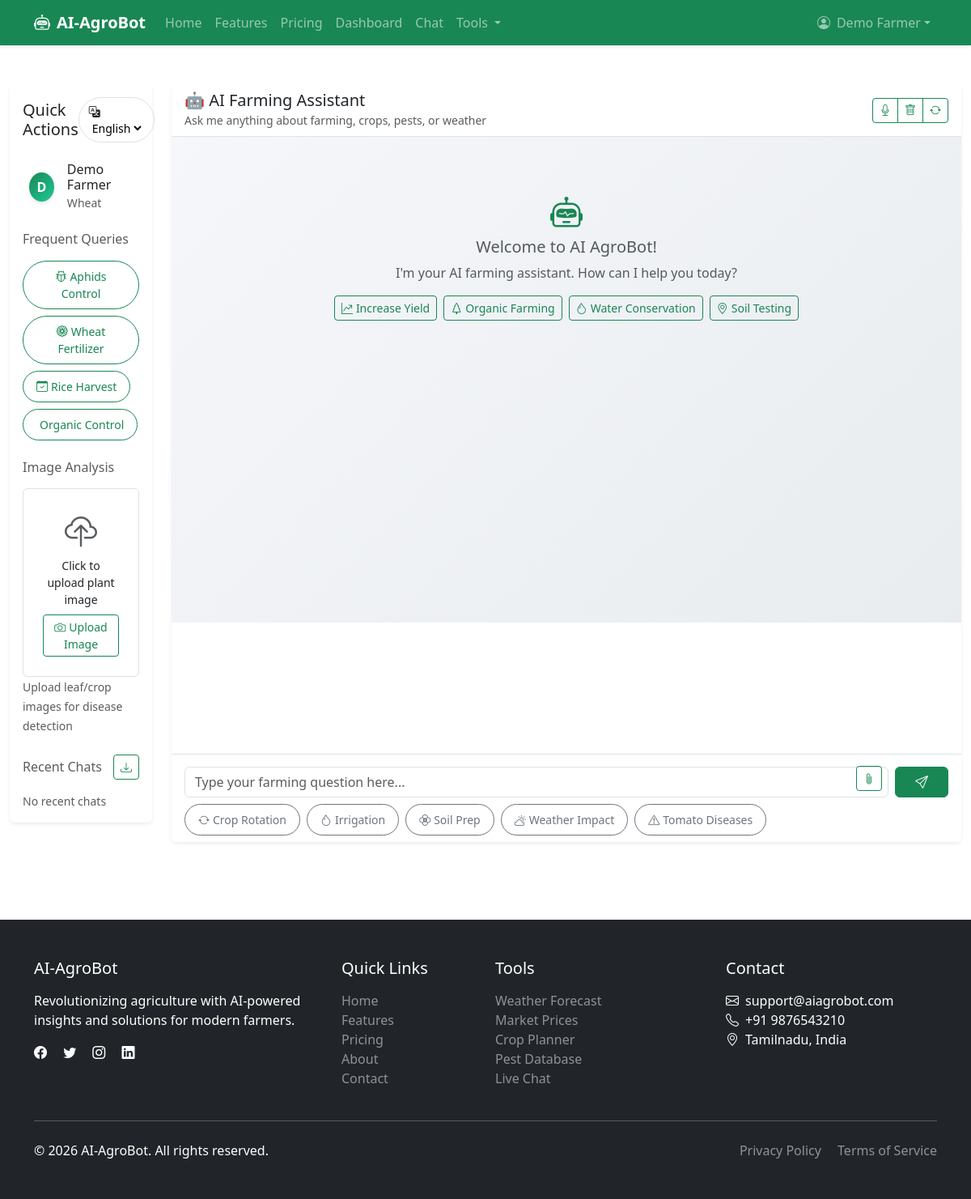
Before: /chat (signed in) with the older database file.
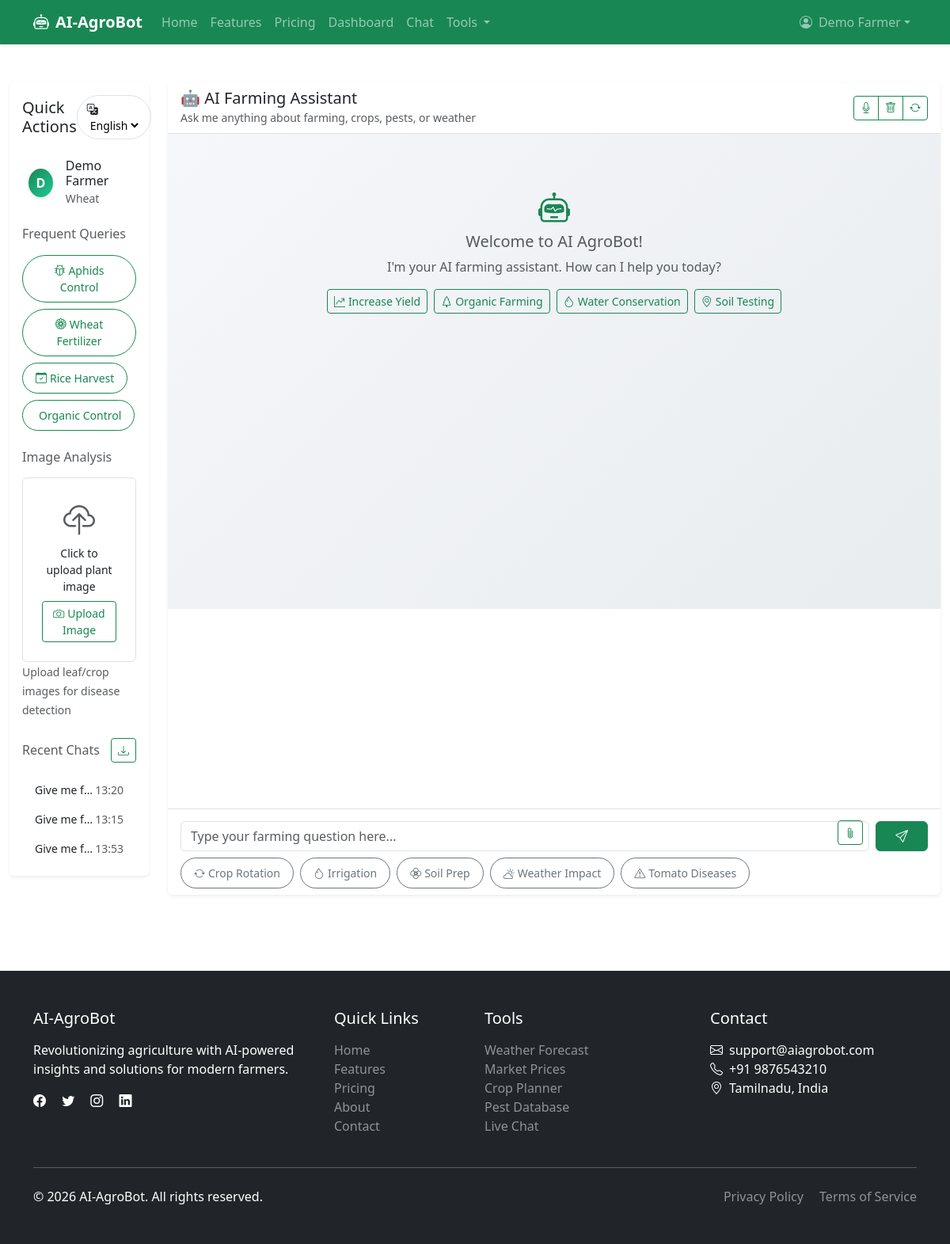
After: the same page with the newer database file.
### app.py (models this page shows)
class ChatHistory(db.Model):
    __tablename__ = 'chat_history'
    id = db.Column(db.Integer, primary_key=True)
    user_id = db.Column(db.Integer, db.ForeignKey('users.id'), nullable=False)
    user_message = db.Column(db.Text, nullable=False)
    bot_response = db.Column(db.Text, nullable=False)
    chat_type = db.Column(db.String(20), default='text')
    image_filename = db.Column(db.String(200))
    language = db.Column(db.String(10), default='en')
    created_at = db.Column(db.DateTime, default=lambda: datetime.now(timezone.utc))

### app.py (the view)
@app.route('/chat')
@login_required
def chat():
    recent_users = None
    if current_user.role == 'admin':
        recent_users = User.query.order_by(User.id.desc()).limit(20).all()
    recent_chats = ChatHistory.query.filter_by(
        user_id=current_user.id
    ).order_by(ChatHistory.created_at.desc()).limit(20).all()
    return render_template('chat.html', recent_users=recent_users, recent_chats=recent_chats)

### app.py (called while the page is built)
@login_manager.user_loader
def load_user(user_id):
    return db.session.get(User, int(user_id))

### templates/chat.html (shortened to what the changed rows need)
{% extends "base.html" %}
{% block content %}
<div class="container-fluid py-4">
    <div class="row">
        <div class="col-lg-3 col-xl-2 d-none d-lg-block">
            <div class="card border-0 shadow-sm mb-4">
                <div class="card-body">
                    <div>
                        <div class="list-group">
                            {% for chat in recent_chats[:5] %}
                            <a href="#" class="list-group-item list-group-item-action border-0 py-2 recent-chat-item"
                               data-message="{{ chat.user_message }}">
                                <div class="d-flex justify-content-between align-items-center">
                                    <small class="text-truncate" style="max-width: 150px;">
                                        {{ chat.user_message[:30] }}{% if chat.user_message|length > 30 %}...{% endif %}
                                    </small>
                                    <small class="text-muted">{{ chat.created_at.strftime('%H:%M') if chat.created_at else '' }}</small>
                                </div>
                            </a>
                            {% else %}
                            <div class="text-muted small">No recent chats</div>
                            {% endfor %}
                        </div>
                    </div>
                </div>
            </div>
        </div>
    </div>
</div>
{% endblock %}

Changed rows visible on the page:
added ChatHistory: user_message "Give me f…", created_at "13:20"
added ChatHistory: user_message "Give me f…", created_at "13:15"
added ChatHistory: user_message "Give me f…", created_at "13:53"
Other visible differences:
text no longer shown: "No recent chats"
